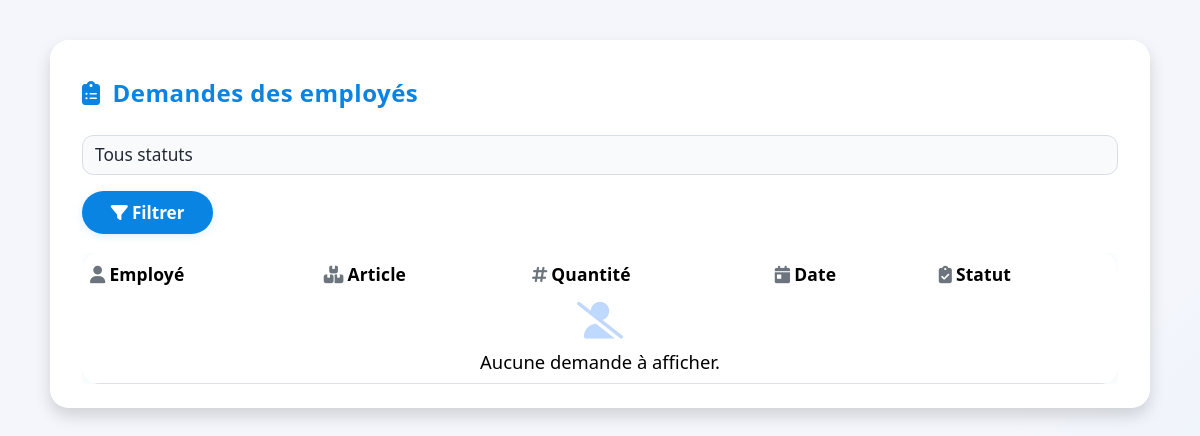
Page /demandes/ (signed in) on the earlier database version.
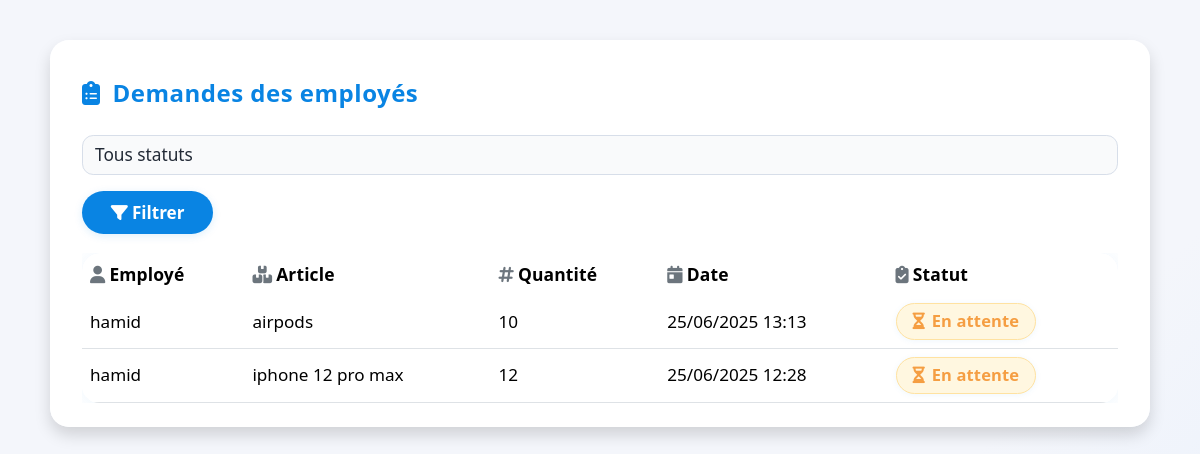
Same page on the later database version.
### inventory/models.py (models this page shows, shortened)
class DemandeArticle(models.Model):
    STATUT_CHOICES = [
        ('en_attente', 'En attente'),
        ('approuvee', 'Approuvée'),
        ('refusee', 'Refusée'),
    ]
    employe = models.ForeignKey(settings.AUTH_USER_MODEL, on_delete=models.CASCADE, limit_choices_to={'role': 'employe'})
    article = models.ForeignKey(Article, on_delete=models.CASCADE)
    quantite = models.PositiveIntegerField()
    date_demande = models.DateTimeField(auto_now_add=True)
    statut = models.CharField(max_length=20, choices=STATUT_CHOICES, default='en_attente')

class CustomUser(AbstractUser):
    ROLE_CHOICES = [
        ('admin', 'Administrateur'),
        ('gestionnaire', 'Gestionnaire de stock'),
        ('employe', 'Employé'),
        ('fournisseur', 'Fournisseur'),
    ]
    role = models.CharField(max_length=20, choices=ROLE_CHOICES)
    phone_number = models.CharField(max_length=15, blank=True, null=True)
    secondary_email = models.EmailField(
        "Email secondaire (2FA)",
        max_length=254,
        blank=True,
        null=True,
        unique=True,
        help_text="Adresse e-mail ajoutée via la procédure 2FA"
    )

class Article(models.Model):
    nom           = models.CharField(max_length=200)
    reference     = models.CharField(max_length=100, unique=True)
    prix          = models.DecimalField(max_digits=10, decimal_places=2)
    quantite      = models.IntegerField(default=0, help_text="Quantité initiale")
    stock         = models.IntegerField(default=0, help_text="Stock courant")
    description   = models.TextField(blank=True, default="")
    facteur_co2   = models.FloatField(default=0.0, verbose_name="Facteur CO₂ (kg/unité)")
    stock_min     = models.PositiveIntegerField(default=1, help_text="Seuil minimal pour alerte")
    alerte_stock_faible_envoyee = models.BooleanField(
        default=False,
        help_text="Passé à True dès qu'une alerte stock < 10 a été envoyée"
    )

### inventory/views.py (the view)
# urls.py: path('demandes/', liste_demandes, name='liste_demandes'),
@login_required
@user_passes_test(is_gestionnaire)
def liste_demandes(request):
    demandes = DemandeArticle.objects.select_related('article', 'employe').order_by('-date_demande')
    statut = request.GET.get('statut')
    if statut:
        demandes = demandes.filter(statut=statut)
    context = {
        "demandes": demandes,
        "statut": statut,
    }
    return render(request, "liste.html", context)

### inventory/views.py (called while the page is built)
def is_gestionnaire(user):
    return user.role == 'gestionnaire' or user.role == 'admin'

### templates/liste.html (shortened to what this page needs)
{% load static %}
<!DOCTYPE html>
<html lang="fr">
<head>
  <link rel="stylesheet" href="https://cdn.jsdelivr.net/npm/bootstrap@5.3.2/dist/css/bootstrap.min.css">
  <link rel="stylesheet" href="https://cdnjs.cloudflare.com/ajax/libs/font-awesome/6.4.0/css/all.min.css">
</head>
<body>
<div class="demande-wrapper shadow">
  <div class="page-title">
    <i class="fas fa-clipboard-list"></i> Demandes des employés
  </div>
  <form method="get" class="filters-bar">
    <select name="statut" class="form-select">
      <option value="">Tous statuts</option>
    </select>
    <button class="btn btn-primary" type="submit"><i class="fas fa-filter me-1"></i>Filtrer</button>
  </form>
  <div class="table-responsive">
    <table class="table align-middle table-hover">
      <thead>
        <tr>
          <th><i class="fas fa-user icon-cell text-secondary me-1"></i>Employé</th>
          <th><i class="fas fa-boxes-stacked icon-cell text-secondary me-1"></i>Article</th>
          <th><i class="fas fa-hashtag icon-cell text-secondary me-1"></i>Quantité</th>
          <th><i class="fas fa-calendar-day icon-cell text-secondary me-1"></i>Date</th>
          <th><i class="fas fa-clipboard-check icon-cell text-secondary me-1"></i>Statut</th>
        </tr>
      </thead>
      <tbody>
        {% for demande in demandes %}
        <tr>
          <td>{{ demande.employe.username }}</td>
          <td>{{ demande.article.nom }}</td>
          <td>{{ demande.quantite }}</td>
          <td>{{ demande.date_demande|date:"d/m/Y H:i" }}</td>
          <td>
            {% if demande.statut == 'en_attente' %}
              <span class="badge-status badge-waiting">
                <i class="fas fa-hourglass-half"></i> En attente
              </span>
            {% elif demande.statut == 'approuvee' %}
              <span class="badge-status badge-approve">
                <i class="fas fa-check-circle"></i> Approuvée
              </span>
            {% else %}
              <span class="badge-status badge-refused">
                <i class="fas fa-times-circle"></i> Refusée
              </span>
            {% endif %}
          </td>
        </tr>
        {% empty %}
        <tr>
          <td colspan="5" class="empty-state">
            <div><i class="fas fa-user-slash"></i></div>
            Aucune demande à afficher.
          </td>
        </tr>
        {% endfor %}
      </tbody>
    </table>
  </div>
</div>
</body>
</html>

Differences in the rows shown:
added DemandeArticle: employe.username "hamid", article.nom "airpods", quantite "10", date_demande "25/06/2025 13:13", statut "en_attente" (drawn)
added DemandeArticle: employe.username "hamid", article.nom "iphone 12 pro max", quantite "12", date_demande "25/06/2025 12:28", statut "en_attente" (drawn)
Other differences:
text no longer shown: "Aucune demande à afficher."
